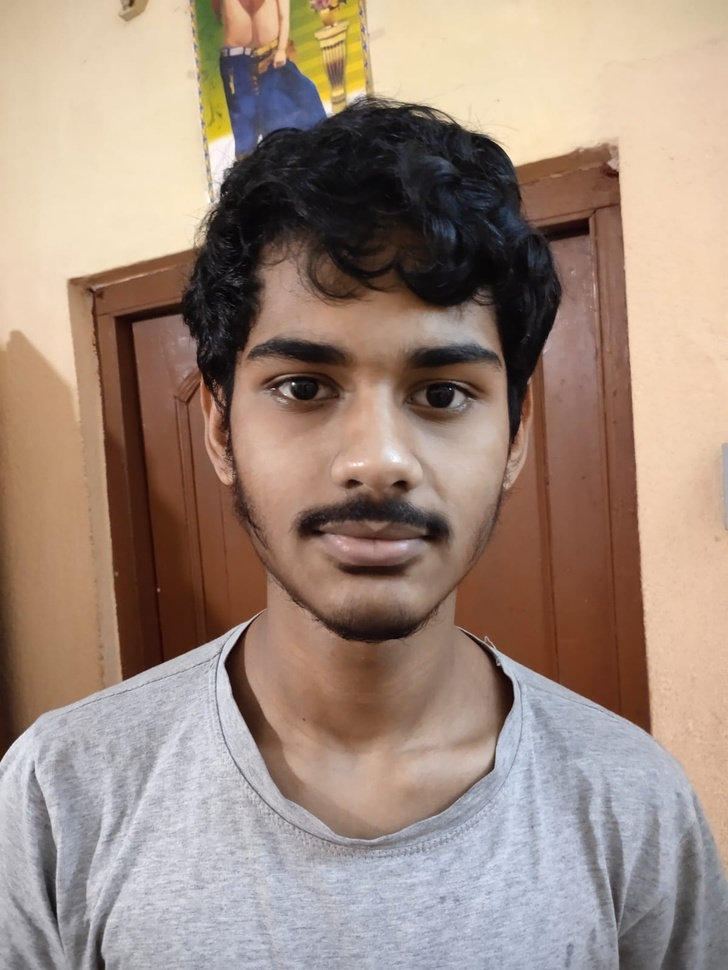
#> input picture images/ankush.jpg, 728 x 970 px, shrunk from 1200 x 1599 before the run
$ python -i app.py   (imports and definitions only)
#> lines starting #> are read from the running program, lines starting #| are printed output that depends on the picture; after the words box and inside, x2 and y2 are one past the last pixel; in counts of white or black regions, pixels touching at a corner belong together
#> further down, picture is the input picture: PIL image 728x970 RGB; mean R, G, B 159.7, 138.9, 125.8
# Core Pkgs
import streamlit as st
import cv2
from PIL import Image,ImageEnhance
import numpy as np
import os

# @st.cache
# def load_image(img):
# 	im = Image.open(img)
# 	return im


face_cascade = cv2.CascadeClassifier('cascade/haarcascade_frontalface_default.xml')
# eye_cascade = cv2.CascadeClassifier('frecog/haarcascade_eye.xml')
# smile_cascade = cv2.CascadeClassifier('frecog/haarcascade_smile.xml')

def detect_faces(our_image):
	new_img = np.array(our_image.convert('RGB'))
	img = cv2.cvtColor(new_img,1)
	gray = cv2.cvtColor(new_img, cv2.COLOR_BGR2GRAY)
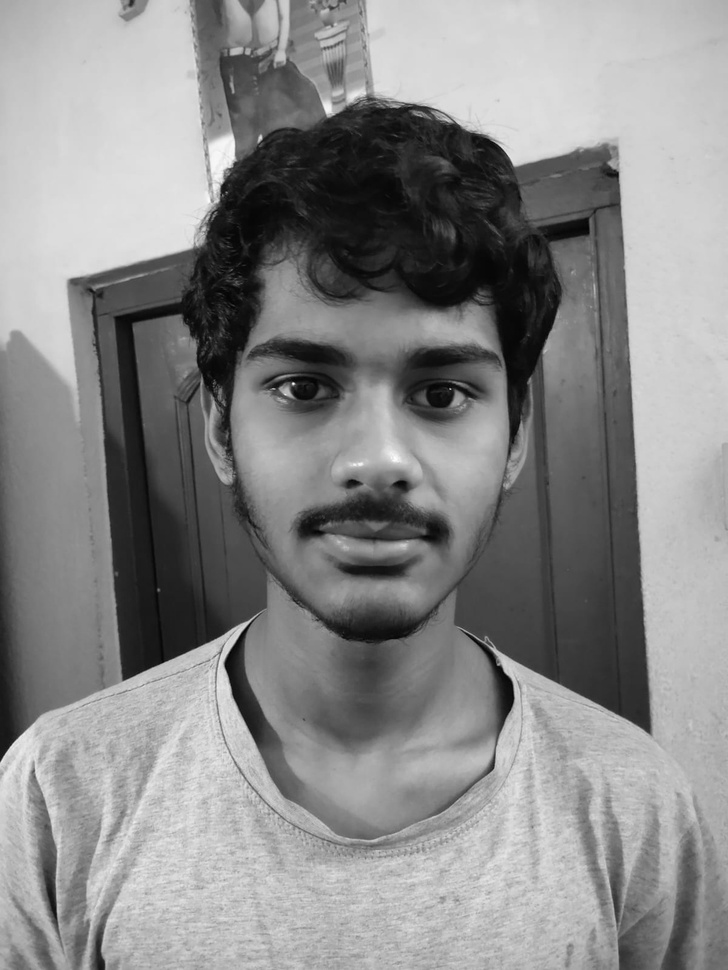
#> gray: shape (970, 728); min 2, max 254, mean 137.4
	# Detect faces
	faces = face_cascade.detectMultiScale(gray, 1.1, 4)
#> faces = [[485, 788, 50, 50], [176, 232, 399, 399]]
	# Draw rectangle around the faces
	for (x, y, w, h) in faces:
		cv2.rectangle(img, (x, y), (x+w, y+h), (255, 0, 0), 2)
#> this loop made 2 passes
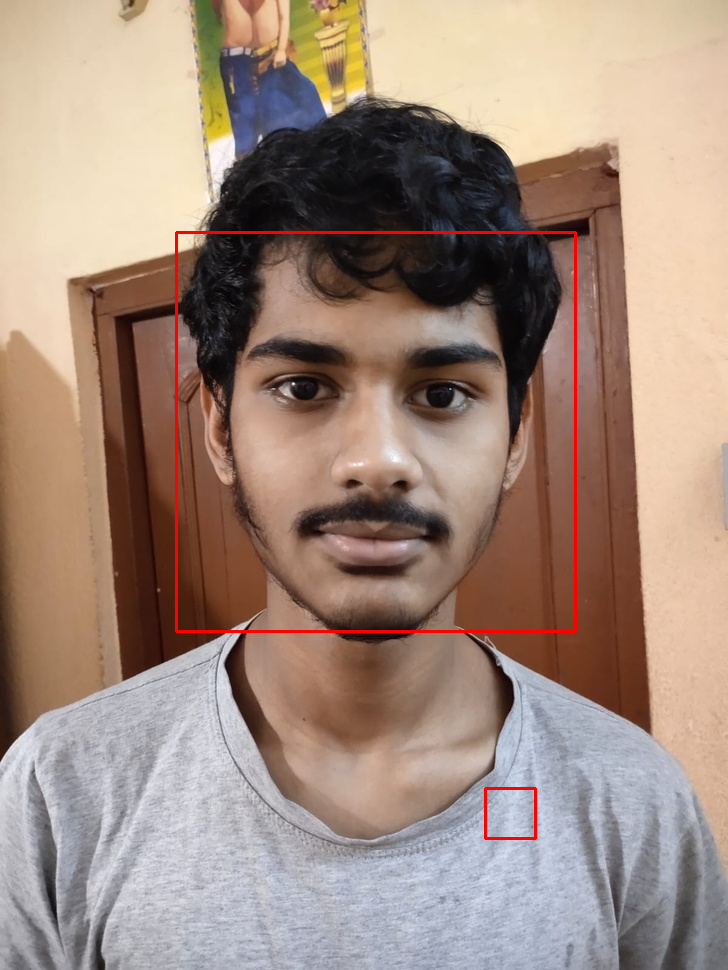
#> img: shape (970, 728, 3); 0.76% of pixels changed, all inside (x1, y1, x2, y2) = (175, 231, 577, 840)
	return img,faces


# [41 lines of commented-out code are left out]

# [92 lines left out: function main, not called in this run]


# [2 lines not run here, left out]

>>> from PIL import Image
>>> picture = Image.open('images/ankush.jpg')
>>> result = detect_faces(picture)

$ run again, on images/me.jpg
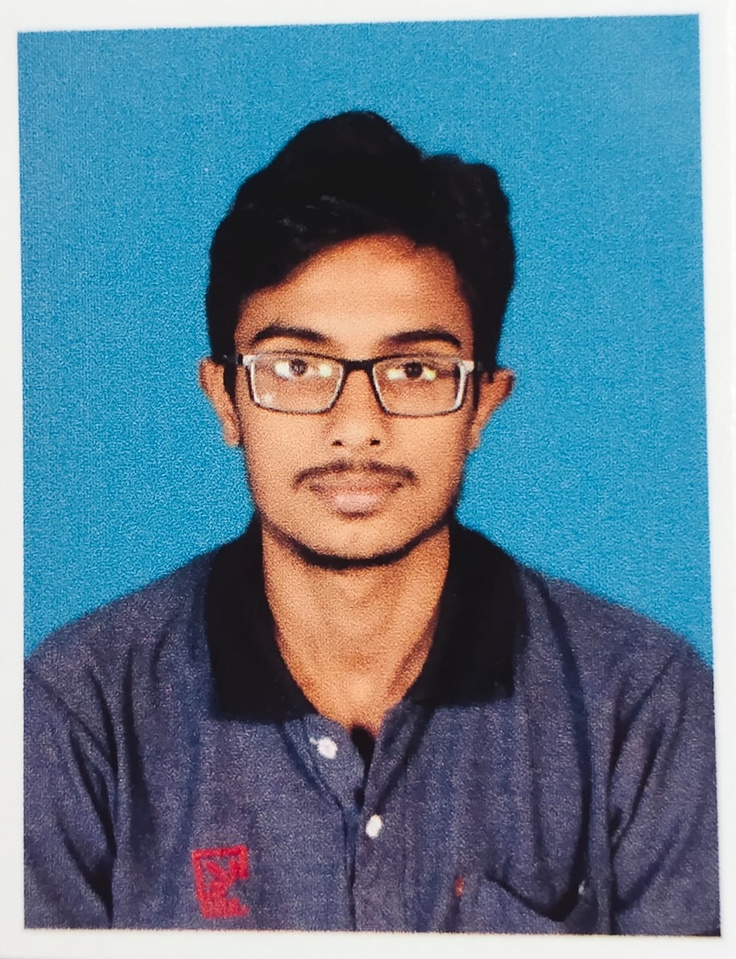
#> input picture images/me.jpg, 736 x 959 px, shrunk from 1227 x 1600 before the run
#> picture is the input picture: PIL image 736x959 RGB; mean R, G, B 96.1, 125.7, 143.9
#> in detect_faces, `gray = cv2.cvtColor(new_img, cv2.COLOR_BGR2GRAY)`:
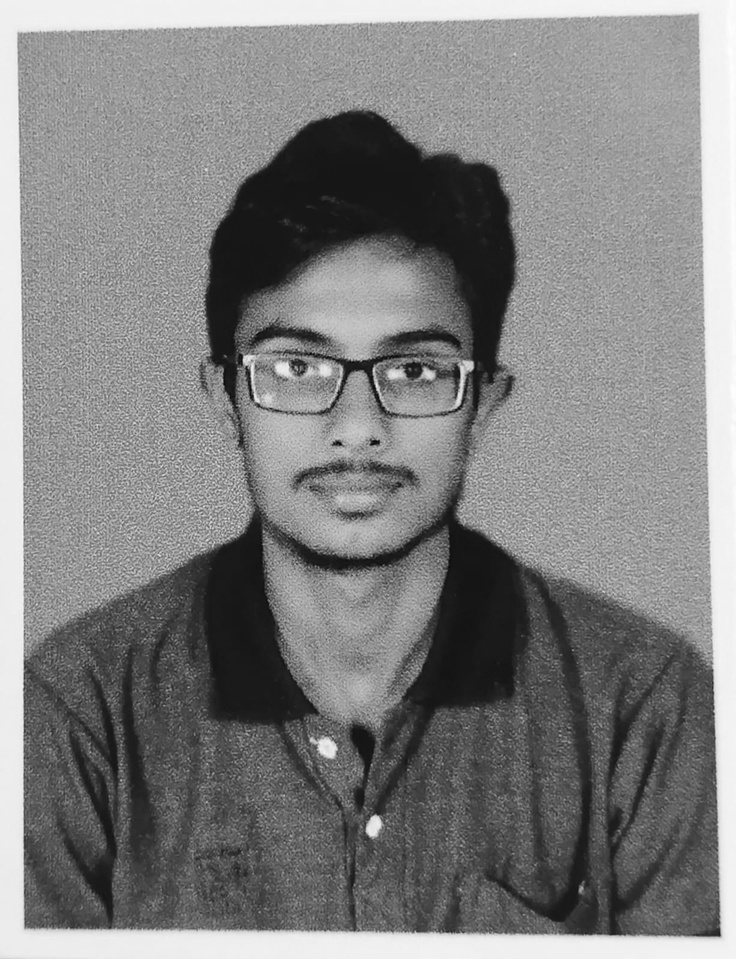
#> gray: shape (959, 736); min 6, max 254, mean 127.7
#> faces = [[519, 638, 52, 52], [527, 709, 60, 60], [247, 491, 216, 216], [187, 232, 337, 337]]
#> the loop in detect_faces, `for (x, y, w, h) in faces:` made 4 passes
#> after the loop in detect_faces, `for (x, y, w, h) in faces:`:
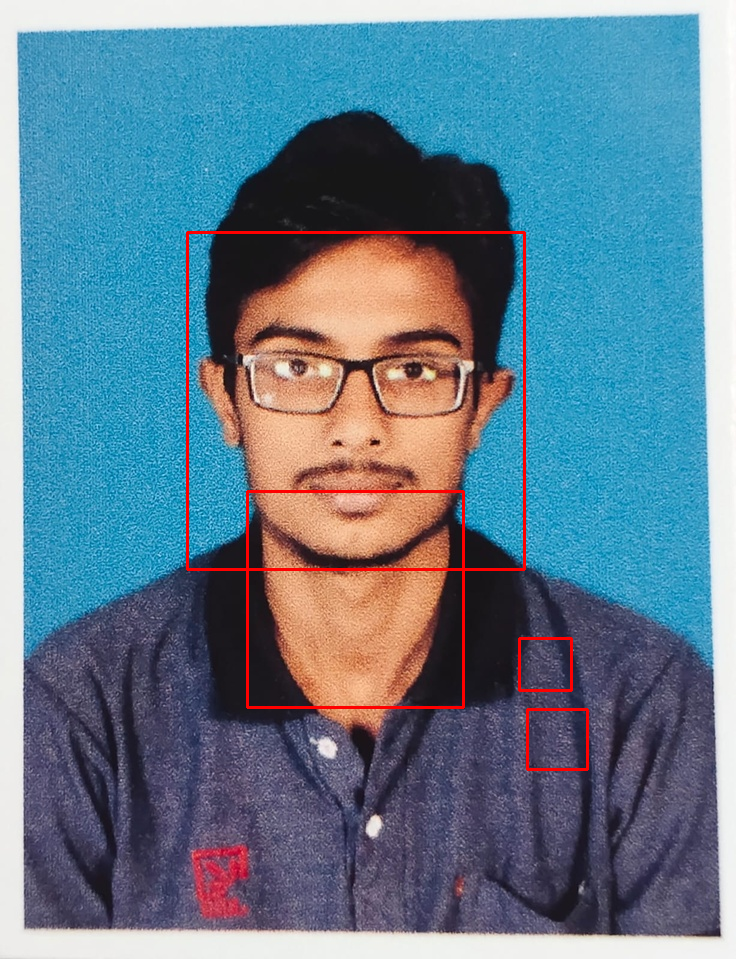
#> img: shape (959, 736, 3); 1.13% of pixels changed, all inside (x1, y1, x2, y2) = (186, 231, 589, 771)

$ run again, on images/modi.jpg
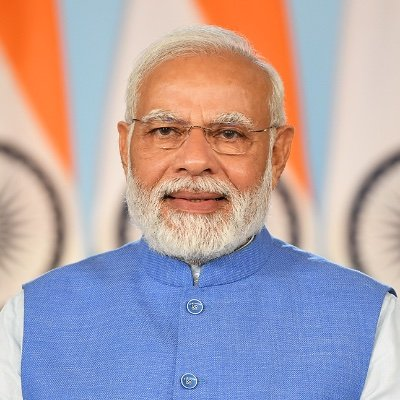
#> input picture images/modi.jpg, 400 x 400 px
#> picture is the input picture: PIL image 400x400 RGB; mean R, G, B 176.9, 162.5, 170.5
#> in detect_faces, `gray = cv2.cvtColor(new_img, cv2.COLOR_BGR2GRAY)`:
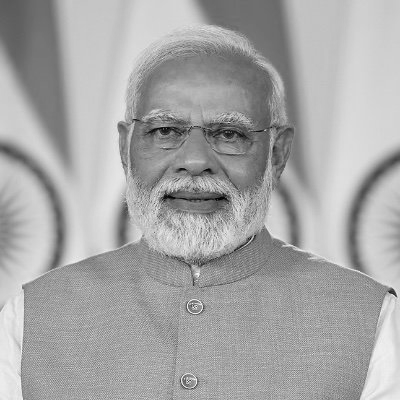
#> gray: shape (400, 400); min 2, max 250, mean 166.5
#> faces = [[118, 72, 155, 155]]
#> the loop in detect_faces, `for (x, y, w, h) in faces:` made 1 pass
#> after the loop in detect_faces, `for (x, y, w, h) in faces:`:
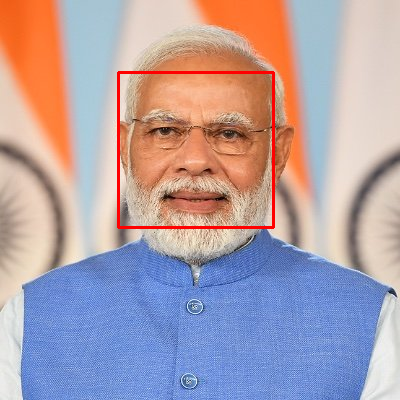
#> img: shape (400, 400, 3); 1.16% of pixels changed, all inside (x1, y1, x2, y2) = (117, 71, 275, 229)
